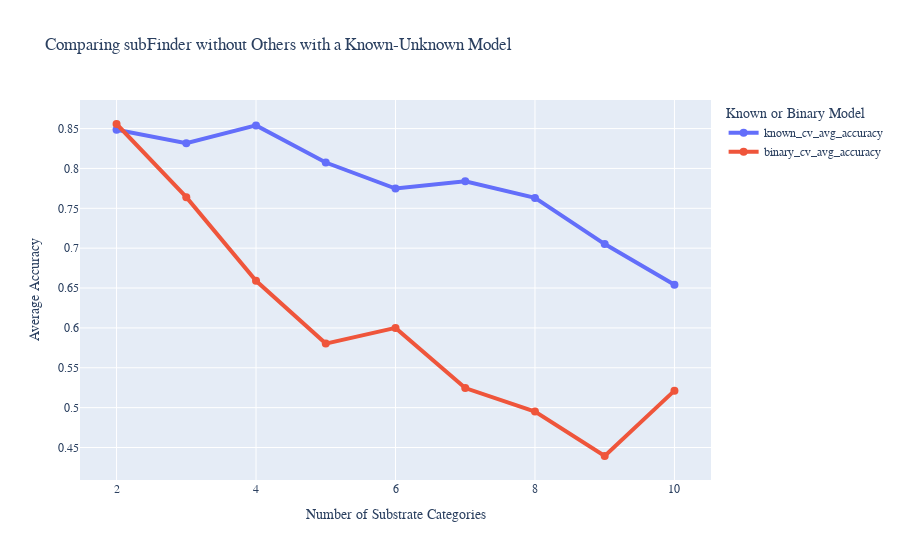

Notebook source saved alongside this figure:
### Code cell
fig = px.line(known_df_melt, x="num_substrates", y="avg_accuracy", color = "model_type",
              markers=True, 
#               title="Avg ten fold cross validation accuracy for Word2Vec + BRF method with and without the Others category", 
             labels={
                     "num_substrates": "Number of Substrate Categories",
                     "avg_accuracy": "Average Accuracy",
                     "model_type": "Known or Binary Model"
                 }, 
             title="Comparing subFinder without Others with a Known-Unknown Model")
fig.update_traces(line=dict(width=4), marker=dict(size=8))
# fig.write_html("results_by_k_new_sup_new_unsup_for_word2vec_sg.html")
fig.update_yaxes(tickfont_family="Arial Black", title_font_family="Arial Black")
fig.update_xaxes(tickfont_family="Arial Black", title_font_family="Arial Black")
fig.update_layout(
    font_family="Arial Black",
#     font_color="blue",
    title_font_family="Arial Black")
fig.write_html("Known_MOdel_with_Binary_Model.html")
#     title_font_color="red",
#     legend_title_font_color="green"
fig.show()

### Figure 1 — Plotly figure (JSON) as saved in the notebook; plotly's stock layout.template omitted (floating-point values rounded to 4 significant figures)
{"data": [{"hovertemplate": "Known or Binary Model=known_cv_avg_accuracy<br>Number of Substrate Categories=%{x}<br>Average Accuracy=%{y}<extra></extra>", "legendgroup": "known_cv_avg_accuracy", "line": {"color": "#636efa", "dash": "solid", "width": 4}, "marker": {"size": 8, "symbol": "circle"}, "mode": "markers+lines", "name": "known_cv_avg_accuracy", "orientation": "v", "showlegend": true, "type": "scatter", "x": [2, 3, 4, 5, 6, 7, 8, 9, 10], "xaxis": "x", "y": [0.8486, 0.8316, 0.854, 0.8074, 0.7748, 0.7838, 0.7631, 0.7051, 0.654], "yaxis": "y"}, {"hovertemplate": "Known or Binary Model=binary_cv_avg_accuracy<br>Number of Substrate Categories=%{x}<br>Average Accuracy=%{y}<extra></extra>", "legendgroup": "binary_cv_avg_accuracy", "line": {"color": "#EF553B", "dash": "solid", "width": 4}, "marker": {"size": 8, "symbol": "circle"}, "mode": "markers+lines", "name": "binary_cv_avg_accuracy", "orientation": "v", "showlegend": true, "type": "scatter", "x": [2, 3, 4, 5, 6, 7, 8, 9, 10], "xaxis": "x", "y": [0.8557, 0.7639, 0.659, 0.5803, 0.6, 0.5246, 0.4951, 0.4393, 0.5213], "yaxis": "y"}], "layout": {"font": {"family": "Arial Black"}, "legend": {"title": {"text": "Known or Binary Model"}, "tracegroupgap": 0}, "title": {"font": {"family": "Arial Black"}, "text": "Comparing subFinder without Others with a Known-Unknown Model"}, "xaxis": {"anchor": "y", "domain": [0, 1], "tickfont": {"family": "Arial Black"}, "title": {"font": {"family": "Arial Black"}, "text": "Number of Substrate Categories"}}, "yaxis": {"anchor": "x", "domain": [0, 1], "tickfont": {"family": "Arial Black"}, "title": {"font": {"family": "Arial Black"}, "text": "Average Accuracy"}}}}
